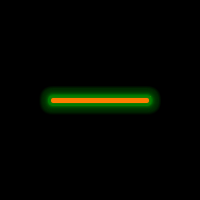
Frame 1 (no input)
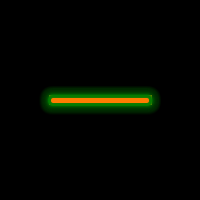
Frame 60 (the mouse pressed at the canvas centre just before this capture)
Frame 120 (the mouse held since frame 60 and released just before this capture): identical to frame 60, image omitted

The Processing sketch that drew these frames (run headless with seeded random() and noise(); from frame 60 on, the mouse is pressed at the canvas centre):

// Processing sketch: glow_another_good
// ── glow_another_good.pde
color c = color(255, 124, 0);
color g = color(0, 122, 0);
float rMin = 10;
float rMax = 50;
float r = rMin;
boolean grow = true;
int glowWidth = 20;
int glowIntensity = 3;
float rw = 100;
float rh = 7;
float gradient = 1.1;

void setup()
{
  size(200,200);
  frameRate(30);
  ellipseMode(RADIUS);
  smooth();
  r = rMin;
}
void draw()
{
 background(0);
 
 /*
 //ELLIPSE
 stroke(c);
 fill(c);
 ellipse(height/2, width/2, r, r);
 noFill();
 for (int i = 1; i < glowWidth; i++)
 {
   stroke(red(c), green(c), blue(c), 255/i);
   strokeWeight(glowIntensity);
   ellipse(height/2, width/2, r+i, r+i);
 }
 */
 
 
 //RECT
 rectMode(CENTER);
 stroke(c);
 fill(c);
 rect(height/2, width/2, rw, rh);
 
 
 //glow
 noFill();
 for (int i = 1; i < glowWidth; i++){
   float alpha = 255/(i*gradient);
   stroke(red(g), green(g), blue(g), alpha);
   strokeWeight(glowIntensity);
   rect(height/2, width/2, rw+i, rh+i, 20, 20, 20, 20);
 }
 
 
 
 
 //GROW & SHRINK
 /*
 if ( grow ) 
 {
   r += 8/frameRate;
   if ( r > rMax ) grow = false;
 }
 else
 {
   r -= 8/frameRate;
   if ( r < rMin ) grow = true;
 } 
 */
 
 //
}
